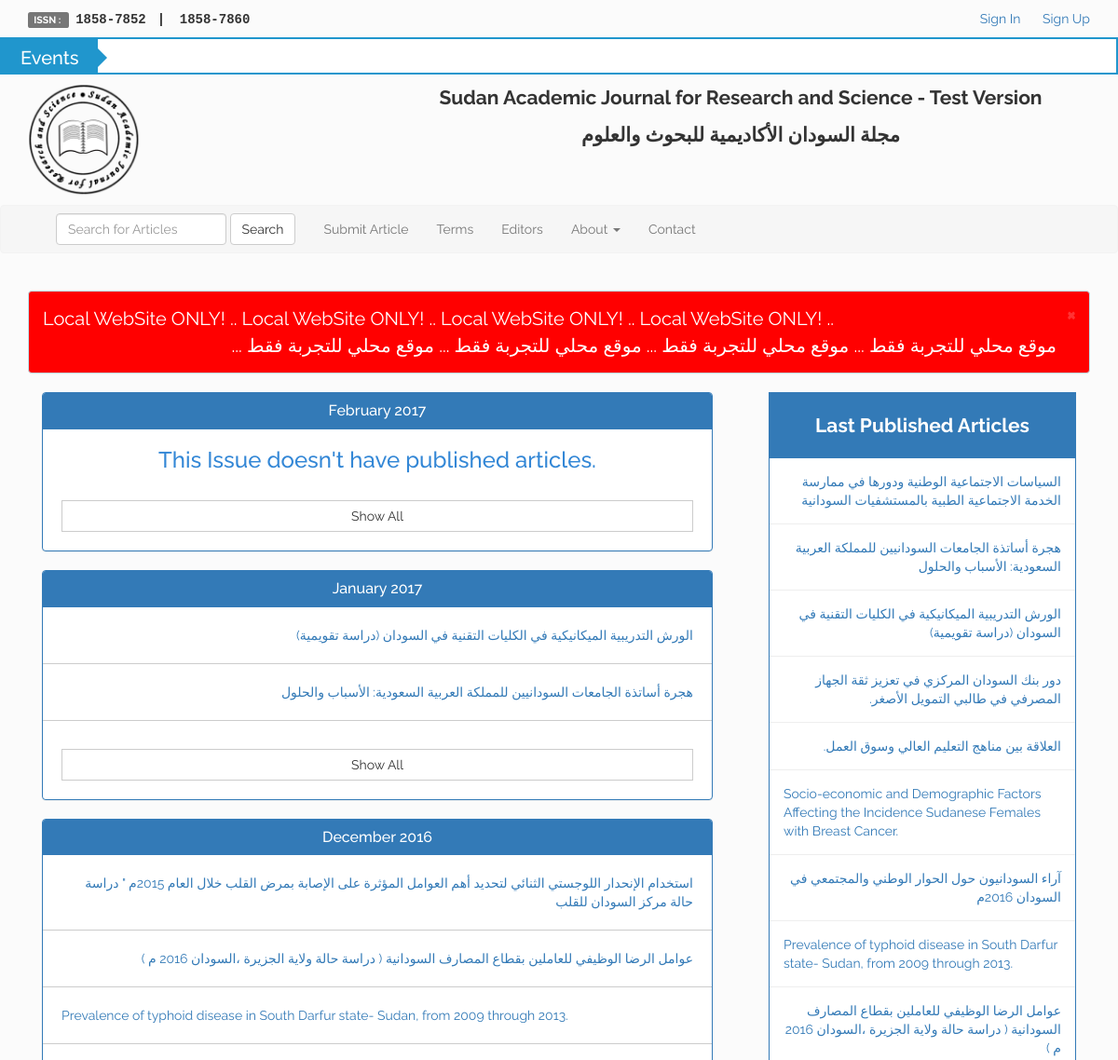
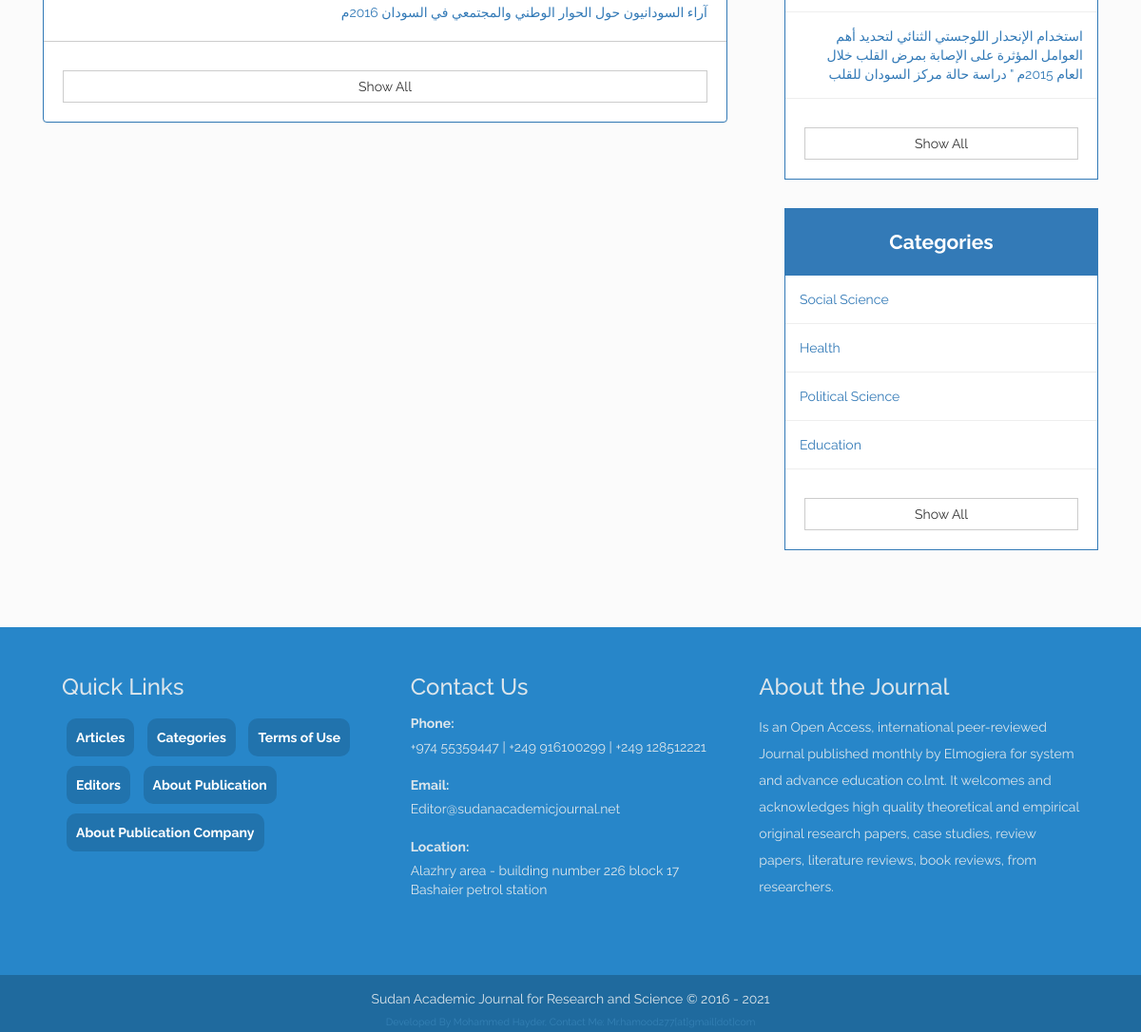
Screenshot of /index?page=1 with the database file from the repository (2 pictures, top to bottom).
### tables this page shows
CREATE TABLE `saj_issues` (
  `issue_id` int(11) NOT NULL COMMENT 'The Issue Identification Number ',
  `issue_title` varchar(255) NOT NULL COMMENT 'The Issue Title',
  `issue_has_arts` tinyint(1) NOT NULL DEFAULT 0 COMMENT 'This Column to Determine Whether This Issue Has Published Articles Within it or Not [Has = 1, Doesn''t Have = 0]'
);

CREATE TABLE `saj_articles` (
  `art_id` int(11) NOT NULL COMMENT 'Article Identification Number (ID)',
  `art_title` varchar(255) NOT NULL COMMENT 'Article Title',
  `art_inst` varchar(255) DEFAULT NULL COMMENT 'Author Institution Name ',
  `art_dept` varchar(255) DEFAULT NULL COMMENT 'Author Department Name',
  `art_author` varchar(100) NOT NULL COMMENT 'Article Author Name',
  `art_co_authors` varchar(260) DEFAULT NULL COMMENT 'Article Co-Authors Names',
  `art_abstract` text NOT NULL COMMENT 'Article Abstract',
  `art_uploader` varchar(255) DEFAULT NULL COMMENT 'Article Uploader Name',
  `art_upload_date` varchar(30) NOT NULL COMMENT 'Article Uploaded date',
  `art_issue` varchar(70) DEFAULT NULL,
  `art_upload_dir` varchar(500) NOT NULL COMMENT 'Article Uploaded File Directory',
  `art_status` tinyint(1) NOT NULL DEFAULT 0 COMMENT 'Status of the Article [ Unapproved = 0 , Approved  = 1 , Published = 2]',
  `art_cat_id` int(11) DEFAULT NULL COMMENT 'Article Category ID'
);

CREATE TABLE `saj_categories` (
  `cat_id` int(11) NOT NULL COMMENT 'Category Identification Number',
  `cat_name` varchar(255) NOT NULL COMMENT 'Category Name'
);

### src/init.php (called while the page is built, shortened)
<?php
$layouts = 'includes/layouts/';
$functions = 'includes/functions/';
require_once $functions . 'public/active-nav-link.php';
require_once $functions . 'public/chkTxtDir.php';
require_once $layouts . 'public/header.php';

### src/includes/functions/public/saj_paginator.php (called while the page is built, shortened)
<?php
	function paginator($dataSelection, $table, $where1, $where2, $order, $pageTo, $inPage) {
		global $con, $stmt, $paginationCtrls, $lastPage;
		$stmt = $con->prepare("SELECT * FROM $table $where1");
	  $stmt->execute();
	  $rowCount = count($stmt->fetchAll());
		$p = $_GET['page'];
		$page = isset($p) ? preg_replace('#[^0-9]#', '', $p) : 1;
		$perPage = $inPage;
		$limit = 'LIMIT ' . ($page - 1) * $perPage . ',' . $perPage;
		$stmt = $con->prepare("SELECT $dataSelection FROM $table $where2 ORDER BY $order $limit");
	}

### src/includes/functions/public/chkTxtDir.php (the view)
<?php
function chkTxtDir($theText) {
	if (preg_match('/^[ا-ي]/', $theText)) {
		echo '<div class="rtl">'.$theText.'</div>';
	} else {
		echo $theText;
	}
}

### src/includes/layouts/public/header.php (shortened to what this page needs)
<!DOCTYPE html>
<html lang="en">
  <head>
    <link href="assets/css/bootstrap.min.css" rel="stylesheet">
    <link href="assets/css/app.min.css" rel="stylesheet">
  </head>
  <body>
    <header>
      <nav class="topNav">
        <div class="container">
          <div class="issnCode pull-left">
            <label class="label label-default">ISSN : </label>
            <b>1858-7852</b>
            <b>1858-7860</b>
          </div>
        <?php if(!isset($_SESSION['uname'])):?>
          <div class="authLinks pull-right">
            <ul>
              <li><a href="signin">Sign In</a></li>
              <li><a href="signup">Sign Up</a></li>
            </ul>
          </div>
        <?php endif ?>
        </div>
      </nav>
      <div class="eventsBar">
        <div class="breakingNews" id="events">
          <div class="bn-title">
            <h2>
              <a href="events">Events</a>
            </h2>
            <span></span>
          </div>
          <ul class="events">
          </ul>
        </div>
      </div>
      <div class="middleHeader">
        <div class="container">
          <div class="row">
            <div class="col-sm-4">
              <div class="logo">
                <a href="index?page=1">
                  <img src="assets/img/logo.png" width="50" alt="Sudan Academic Journal Logo" title="Sudan Academic Journal for Research and Science">
                </a>
              </div>
            </div>
            <div class="col-sm-8">
              <div class="journal-name text-center">
                <p>Sudan Academic Journal for Research and Science - Test Version</p>
                <p>مجلة السودان الأكاديمية للبحوث والعلوم</p>
              </div>
            </div>
          </div>
        </div>
      </div>
      <div class="mainNav">
        <nav class="navbar navbar-default">
          <div class="container">
            <div class="collapse navbar-collapse" id="bs-example-navbar-collapse-1">
              <form class="navbar-form navbar-left" action="search" method="GET">
                <div class="form-group">
                <input type="search" name="searchFor" class="form-control"
                  placeholder="Search for Articles" dir="auto"
                  <?php
                    echo isset($_GET['searchFor']) && !empty($_GET['searchFor']) ?
                      'value="' .  htmlentities($_GET['searchFor']) . '"' : ''
                  ?>
                >
                </div>
                <button type="submit" class="btn btn-default">Search</button>
              </form>
              <ul class="nav navbar-nav">
                <li class=<?php activeLink('submit-article') ?> ><a href="submit-article">Submit Article</a></li>
                <li class=<?php activeLink('terms') ?> ><a href="terms">Terms</a></li>
                <li class=<?php activeLink('editors') ?> ><a href="editors">Editors</a></li>
                <li class="dropdown">
                  <a href="" class="dropdown-toggle" data-toggle="dropdown" role="button" aria-haspopup="true" aria-expanded="false">About&nbsp;<span class="caret"></span></a>
                </li>
                <li class=<?php activeLink('contact-us') ?> ><a href="contact-us">Contact</a></li>
              </ul>
            </div>
          </div>
        </nav>
      </div>
    </header>
    <section class="content">

### src/includes/functions/public/active-nav-link.php
<?php
  function activeLink($slug) {
    $page = isset($_GET['p']) ? $_GET['p'] : 'index';
    $pagebase = basename($_SERVER["SCRIPT_FILENAME"], '.php');
    if($slug == $page || $slug == $pagebase){echo 'active';}
  }
?>

### index.php (shortened to what this page needs)
<?php
  require_once 'src/init.php'
?>
    <div class="container p">
      <div class="row">
        <?php
        $page = isset($_GET['p']) ? $_GET['p'] : 'index';
        if($page == 'index'):
          require_once $viewsDir . 'index/home.php'
        ?>
        <?php elseif($page == 'terms'):
          require_once $viewsDir . 'index/terms.php'
        ?>
        <?php elseif($page == 'editors'):
          require_once $viewsDir . 'index/editors.php'
        ?>
        <?php elseif($page == 'about-us'):
          require_once $viewsDir . 'index/about-us.php'
        ?>
        <?php elseif($page == 'about-publication'):
          require_once $viewsDir . 'index/about-publication.php'
        ?>
        <?php elseif($page == 'about-the-company'):
          require_once $viewsDir . 'index/about-the-company.php'
        ?>
        <?php elseif($page == 'contact-us'):
          require_once $viewsDir . 'index/contact-us.php'
        ?>
        <?php elseif($page == 'events'):
          require_once $viewsDir . 'index/events.php'
        ?>
        <?php elseif($page == 'issue'):
          require_once $viewsDir . 'index/issue.php'
        ?>
        <?php else:
          require $layoutsDir . 'public/incorrect-page.php'
        ?>
        <?php endif ?>
      </div>
    </div>
    <?php require_once $layoutsDir . 'public/footer.php'; ob_flush() ?>

### src/includes/views/index/home.php
<div class="col-md-12">
  <div class="video-instructions">
    <div class="alert alert-info alert-dismissible" role="alert" style="color:#ffffff;background-color: #ff0000;border-color: #bce8f1;font-size: 20px">
      <button type="button" class="close" data-dismiss="alert" aria-label="Close"><span aria-hidden="true">&times;</span>
      </button>
      <div class="enNote">
        Local WebSite ONLY! .. Local WebSite ONLY! .. Local WebSite ONLY! .. Local WebSite ONLY! ..
      </div>
      <div class="arNote rtl">
        موقع محلي للتجربة فقط ... موقع محلي للتجربة فقط ... موقع محلي للتجربة فقط ... موقع محلي للتجربة فقط ...
      </div>
    </div>
  </div>
</div>
  <div class="col-md-8">
    <?php require_once $controllersDir . 'public/homeArticles.php' ?>
  </div>
  <div class="col-md-4">
    <?php require_once $functionsDir . 'get/get-home-sidebar-data.php' ?>
    <?php require_once $layoutsDir . 'sidebar/sidebar-last-published.php' ?>
    <?php require_once $layoutsDir . 'sidebar/sidebar-categories.php' ?>
  </div>

### src/includes/controllers/public/homeArticles.php (shortened to what this page needs)
<?php
  require_once $functionsDir . 'public/saj_paginator.php';
  paginator(
    '*',
    'saj_issues',
    'WHERE issue_has_arts = 1',
    'WHERE issue_has_arts = 1',
    'issue_id DESC',
    'index?',
    10
  );
  $stmt->execute();
  $rows = $stmt->fetchAll();
  if(empty($rows)) {
    require $layoutsDir . 'public/alert.php';
    alert('<h3>There Are No Published Articles in The Journal at The Moment.</h3>', 'info', 'note note-primary text-center', false);
  } else {
    foreach ($rows as $row) { ?>
      <div class="col-md-12">
        <div class="panel panel-primary">
          <div class="panel-heading">
            <h3 class="panel-title text-center"><?php chkTxtDir($row['issue_title']) ?></h3>
          </div>
          <div class="panel-body homeArticles">
            <?php include_once $functionsDir . 'published/getArticlesTitle.php' ?>
            <ul>
              <?php articlesTitle($row['issue_id']) ?>
            </ul>
            <div class="cta">
              <a href="index?p=issue&title=<?php echo $row['issue_title'] ?>&page=1"
              class="btn btn-default center-block no-radius">
                Show All
              </a>
            </div>
          </div>
        </div>
      </div>
<?php }
    echo
     '<nav aria-label="Page navigation" class="text-center">
        <ul class="pagination">
          '.$paginationCtrls.'
        </ul>
      </nav>';
  }

### src/includes/functions/published/getArticlesTitle.php
<?php
	function articlesTitle($artIssue) {
		global $con;
		$stmt = $con->prepare('SELECT art_id, art_title FROM saj_articles WHERE art_status = 2 AND art_issue = ? LIMIT 4');
		$stmt->execute(array($artIssue));
		$rows = $stmt->fetchAll();
		if(!empty($rows)) {
			foreach ($rows as $row) { ?>
				<li>
					<a href="articles?id=<?php echo $row['art_id'] ?>">
						<?php chkTxtDir($row['art_title']) ?>
					</a>
				</li>
<?php }
		} else { echo '<br>
			<h3 class="note-primary text-center">
				This Issue doesn\'t have published articles.
			</h3>';
		}
	}

### src/includes/layouts/sidebar/sidebar-last-published.php (shortened to what this page needs)
<div class="col-md-12">
        <div class="sideBar">
          <a href="articles?page=1" class="sideBarHeading text-center">
            Last Published Articles
          </a>
          <ul class="last-published">
        	<?php
            getHomeSidebarData(
              'art_title',
              'art_id',
              'saj_articles',
              'WHERE art_status = 2',
              'art_id DESC',
              '10',
              'articles',
              'id',
              NULL,
              'There is No Published Articles Yet.'
            )
          ?>
          </ul>
          <div class="cta">
          	<a href="articles?page=1" class="btn btn-default center-block no-radius">
          		Show All
        		</a>
      		</div>
        </div>
      </div>

### src/includes/functions/get/get-home-sidebar-data.php (shortened to what this page needs)
<?php
	function getHomeSidebarData($column, $column2 = NULL, $table, $where, $order_by, $limit, $linkTo, $get, $get2, $errMsg) {
		global $con;
		$stmt = $con->prepare('SELECT '.$column.', '.$column2.' FROM '.$table.' '.$where.' ORDER BY '.$order_by.' LIMIT '.$limit.'');
		$stmt->execute();
		$rows = $stmt->fetchAll();
		if(!empty($rows)) {
			foreach ($rows as $row) { echo
				'<li>
					<a href="'.$linkTo.'?'.$get.'='.$row[$column2].$get2.'">';
					echo '</a>
				</li>';
			}
		} else {
			echo "<div class='note note-primary text-center'>".$errMsg."</div>";
		}
	}

### src/includes/layouts/sidebar/sidebar-categories.php
<div class="col-md-12">
        <div class="sideBar">
          <a href="categories?page=1" class="sideBarHeading text-center">
            Categories
          </a>
          <ul class="last-published">
          <?php
            getHomeSidebarData(
              'cat_name',
              'cat_name',
              'saj_categories',
              NULL,
              'cat_id ASC',
              '10',
              'categories',
              'title',
              '&page=1',
              'There is No Categories Yet.'
            )
          ?>
          </ul>
          <div class="cta">
          	<a href="categories?page=1" class="btn btn-default center-block no-radius">
          		Show All
        		</a>
      		</div>
        </div>
      </div>

### src/includes/layouts/public/footer.php (shortened to what this page needs)
    </section>
    <footer>
      <div class="container">
        <div class="row">
          <div class="col-md-4 col-sm-6">
            <div class="footerLinks">
              <h3>Quick Links</h3>
              <ul>
                <li><a href="articles">Articles</a></li>
                <li><a href="categories">Categories</a></li>
                <li><a href="terms">Terms of Use</a></li>
                <li><a href="editors">Editors</a></li>
                <li><a href="about-publication">About Publication</a></li>
                <li><a href="about-the-company">About Publication Company</a></li>
              </ul>
            </div>
          </div>
          <div class="col-md-4 col-sm-6">
            <div class="footerContact">
              <h3>
                <a href="contact-us">Contact Us</a>
              </h3>
              <ul>
                <li>
                  <label for="FooterPhone">Phone: </label><br>
                  <span>+974 55359447 |</span>
                  <span>+249 916100299 |</span>
                  <span>+249 128512221</span>
                </li>
                <li>
                  <label for="FooterPhone">Email: </label><br>
                  <span>Editor@sudanacademicjournal.net</span>
                </li>
                <li>
                  <label for="FooterPhone">Location: </label><br>
                  <span>
                    Alazhry area - building number 226 block 17 Bashaier petrol station
                  </span>
                </li>
              </ul>
            </div>
          </div>
          <div class="col-md-4 col-sm-12">
            <div class="footerAbout">
              <h3>
                <a href="about-us">About the Journal</a>
              </h3>
              <p>
                Is an Open Access, international peer-reviewed Journal published monthly by Elmogiera for system and advance education co.lmt. It welcomes and acknowledges high quality theoretical and empirical original research papers, case studies, review papers, literature reviews, book reviews, from researchers.
              </p>
            </div>
          </div>
        </div>
      </div>
      <div class="copyrights text-center">
        <p>
          Sudan Academic Journal for Research and Science &copy; 2016 -
          <?php echo date('Y') ?>
        </p>
        <sub>
          Developed By Mohammed Hayder, Contact Me: Mr.hamood277[at]gmail[dot]com
        </sub>
      </div>
    </footer>
  </body>
</html>

### rows the page displays
saj_issues: issue_title "February 2017", shows "This Issue doesn"
saj_issues: issue_title "January 2017"
saj_articles: art_title "الورش التدريبية الميكانيكية في الكليات التقنية في السودان (دراسة تقويمية)"
saj_articles: art_title "هجرة أساتذة الجامعات السودانيين للمملكة العربية السعودية: الأسباب والحلول"
saj_issues: issue_title "December 2016"
saj_articles: art_title "استخدام الإنحدار اللوجستي الثنائي لتحديد أهم العوامل المؤثرة على الإصابة بمرض القلب خلال العام 2015م \" دراسة حالة مركز السودان للقلب"
saj_articles: art_title "عوامل الرضا الوظيفي للعاملين بقطاع المصارف السودانية ( دراسة حالة ولاية الجزيرة ،السودان 2016 م )"
saj_articles: art_title "Prevalence of typhoid disease in South Darfur state- Sudan, from 2009 through 2013."
saj_articles: art_title "آراء السودانيون حول الحوار الوطني والمجتمعي في السودان 2016م"
saj_articles: art_title "السياسات الاجتماعية الوطنية ودورها في ممارسة الخدمة الاجتماعية الطبية بالمستشفيات السودانية"
saj_articles: art_title "دور بنك السودان المركزي في تعزيز ثقة الجهاز المصرفي في طالبي التمويل الأصغر."
saj_articles: art_title "العلاقة بين مناهج التعليم العالي وسوق العمل."
saj_articles: art_title "Socio-economic and Demographic Factors Affecting the Incidence Sudanese Females with Breast Cancer."
saj_categories: cat_name "Social Science"
saj_categories: cat_name "Health"
saj_categories: cat_name "Political Science"
saj_categories: cat_name "Education"
